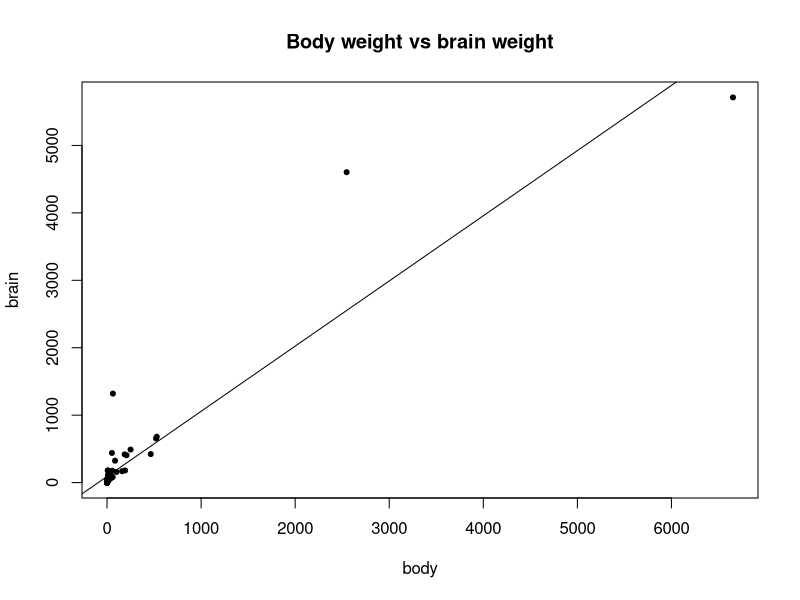
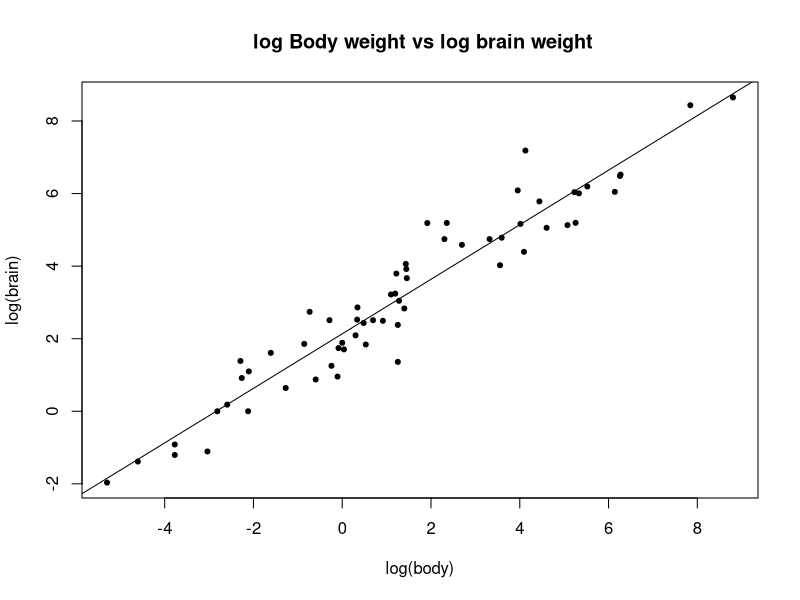
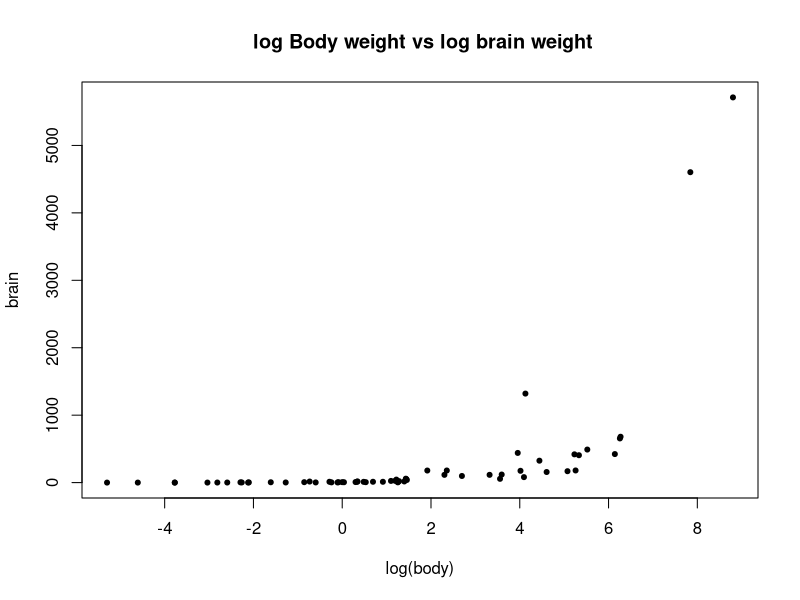
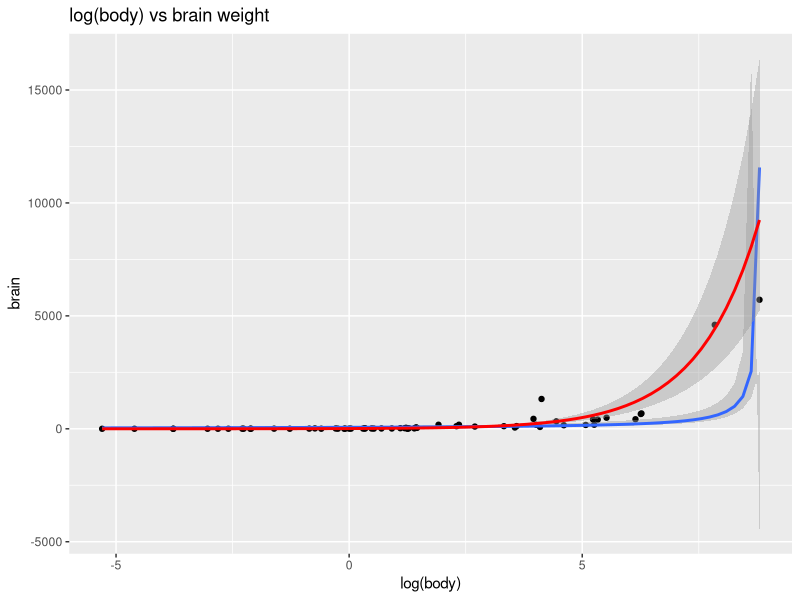

The R source for these figures, in order:
## ---- chunk 1
library(MASS)
data(mammals)
attach(mammals)
head(mammals) 
library(ggplot2)
## ---- chunk 2
summary(mammals)
plot(body, brain,  pch = 20, title(main = "Body weight vs brain weight"))
abline(lm(brain~body))
## ---- chunk 3
plot(log(body), log(brain), pch = 20)
title(main = " log Body weight vs log brain weight")
abline(lm(log(brain)~log(body)))
## ---- chunk 4
linearModel<-lm(log(brain)~log(body))

summary(linearModel)
## ---- chunk 5
m1<-lm(brain~body)
summary(m1)
m2<-glm(brain~body, family = gaussian(link = "identity"))
summary(m2)
## ---- chunk 6
aov(m1)
## ---- chunk 7
M0<-glm(brain~1, family = gaussian(link = "identity"))
M1<-glm(brain~body, family = gaussian(link = "identity"))
anova(M0,M1, test="F")
#This supports my calculation above.
## ---- chunk 8
m3 <- glm(brain~log(body),family=Gamma(link="log"))
summary(m3)
plot(log(body), brain, pch = 20)
title(main = " log Body weight vs log brain weight")
## ---- chunk 9
m4 <- glm(brain~log(body),family=Gamma(link="inverse"))
summary(m4)

p<- ggplot( mammals, aes(x=log(body), y=brain)) + geom_point() + geom_smooth(method = 'glm', method.args = list(family = Gamma(link ='inverse')))+ geom_smooth(method = 'glm', col = "red", method.args = list(family = Gamma(link ='log'))) + ggtitle("log(body) vs brain weight")

print(p)
## ---- chunk 10
AIC(linearModel)
AIC(m3)
## ---- chunk 11
d<-data.frame(body=c(450))
a<-predict(linearModel, newdata = d)
b<-predict.glm(m3, newdata = d)
c<-predict.glm(m4, newdata = d)
f<-c(a,b,c)
cat("linear model:" , a)

cat("m3:", b)

cat("m4:", c)
